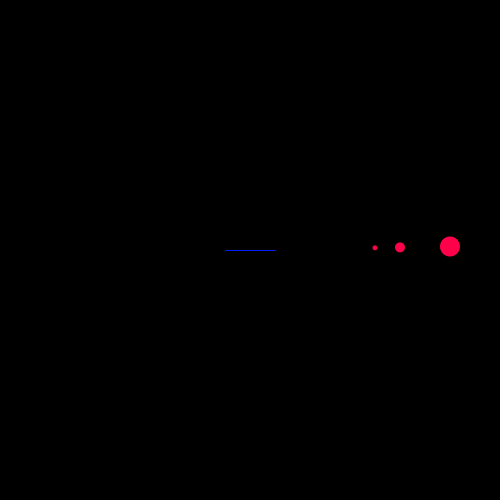
Frame 1 (no input)
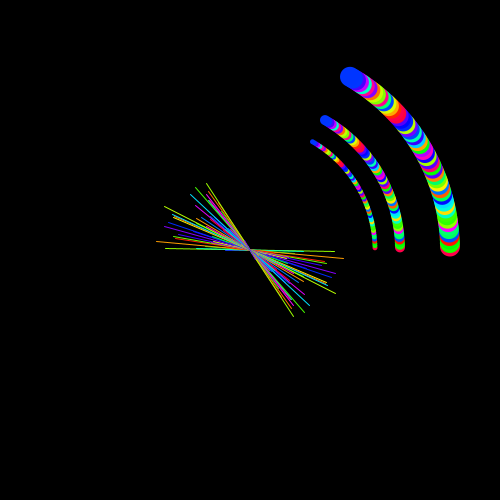
Frame 60 (the mouse pressed at the canvas centre just before this capture)
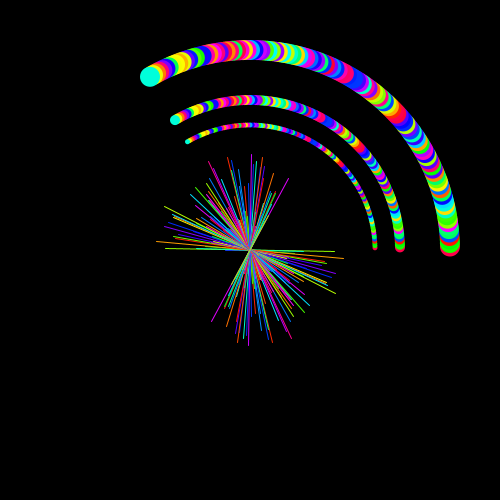
Frame 120 (the mouse held since frame 60 and released just before this capture)

The Processing sketch that drew these frames (run headless with seeded random() and noise(); from frame 60 on, the mouse is pressed at the canvas centre):

// Processing sketch: circularMotion
// ── circularMotion.pde
int theta;

void setup() {
  size(500,500);
  colorMode(HSB,255);
  
  background(0);
  
  theta = 0;
}

void draw() {
  
  if (theta < 360) {
  
  pushMatrix();
  translate(width/2,height/2);
  rotate(radians(theta));
  stroke(random(255),255,255);
  int lineLength = int(random(100));
  line(-lineLength,0, lineLength, 0);
  popMatrix();
  
  theta++;
  
  drawOrbit();
  }
  
}

void drawOrbit() {
  
float x = cos(radians(-theta));
float y = sin(radians(-theta));

noStroke();
fill(random(255),255,255);

ellipse(width/2+125*x, height/2+125*y, 5, 5);
ellipse(width/2+150*x, height/2+150*y, 10, 10);
ellipse(width/2+200*x, height/2+200*y, 20, 20);
  
}
